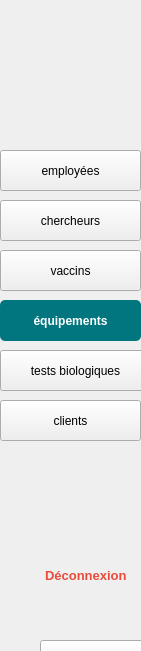
   <widget class="QWidget" name="sidebare" native="true">
    <property name="geometry">
     <rect>
      <x>10</x>
      <y>-9</y>
      <width>141</width>
      <height>651</height>
     </rect>
    </property>
    <property name="styleSheet">
     <string notr="true">#sidebare {
    background-color: #2C3E50; /* Couleur bleu foncé */
    border-right: 2px solid #1A252F;
}QPushButton:hover {
    background-color: #1ABC9C; /* Vert */
}

QPushButton:checked {
    background-color: #16A085; /* Vert foncé */
}

/* Spécifique au bouton &quot;Équipement&quot; */
QPushButton#btnEquipement {
    background-color: white;  /* Couleur de fond blanche */
    color: #34495E;  /* Texte bleu foncé */
}

QPushButton#btnEquipement:hover {
    background-color: #1ABC9C; /* Vert */
    color: white;  /* Texte blanc */
}

QPushButton#btnEquipement:checked {
    background-color: #16A085; /* Vert foncé */
    color: white;  /* Texte blanc */
}
</string>
    </property>
    <widget class="QLabel" name="logo">
     <property name="geometry">
      <rect>
       <x>20</x>
       <y>20</y>
       <width>111</width>
       <height>111</height>
      </rect>
     </property>
     <property name="text">
      <string/>
     </property>
     <property name="pixmap">
      <pixmap>../application/logo1.png</pixmap>
     </property>
    </widget>
    <widget class="QPushButton" name="emp1">
     <property name="geometry">
      <rect>
       <x>0</x>
       <y>150</y>
       <width>141</width>
       <height>41</height>
      </rect>
     </property>
     <property name="text">
      <string>employées</string>
     </property>
     <property name="icon">
      <iconset>
       <normaloff>empe.png</normaloff>empe.png</iconset>
     </property>
    </widget>
    <widget class="QPushButton" name="ChercheurButton">
     <property name="geometry">
      <rect>
       <x>0</x>
       <y>200</y>
       <width>141</width>
       <height>41</height>
      </rect>
     </property>
     <property name="text">
      <string>chercheurs</string>
     </property>
     <property name="icon">
      <iconset>
       <normaloff>cher.png</normaloff>cher.png</iconset>
     </property>
    </widget>
    <widget class="QPushButton" name="vac">
     <property name="geometry">
      <rect>
       <x>0</x>
       <y>250</y>
       <width>141</width>
       <height>41</height>
      </rect>
     </property>
     <property name="text">
      <string>vaccins</string>
     </property>
     <property name="icon">
      <iconset>
       <normaloff>vaccin.png</normaloff>vaccin.png</iconset>
     </property>
     <property name="iconSize">
      <size>
       <width>20</width>
       <height>20</height>
      </size>
     </property>
    </widget>
    <widget class="QPushButton" name="eq">
     <property name="geometry">
      <rect>
       <x>0</x>
       <y>300</y>
       <width>141</width>
       <height>41</height>
      </rect>
     </property>
     <property name="styleSheet">
      <string notr="true">QPushButton {
    background-color: #02767F;  /* Vert foncé */
    color: white;               /* Texte en blanc */
    border-radius: 5px;         /* Bords arrondis */
    padding: 10px;              /* Espacement interne */
    font-weight: bold;          /* Texte en gras */
    border: none;               /* Supprimer la bordure */
}

QPushButton:hover {
    background-color: #247361;  /* Vert plus foncé au survol */
}</string>
     </property>
     <property name="text">
      <string>équipements</string>
     </property>
     <property name="icon">
      <iconset>
       <normaloff>equipement.png</normaloff>equipement.png</iconset>
     </property>
    </widget>
    <widget class="QPushButton" name="client">
     <property name="geometry">
      <rect>
       <x>0</x>
       <y>400</y>
       <width>141</width>
       <height>41</height>
      </rect>
     </property>
     <property name="text">
      <string>clients</string>
     </property>
     <property name="icon">
      <iconset>
       <normaloff>client.png</normaloff>client.png</iconset>
     </property>
    </widget>
    <widget class="QPushButton" name="test">
     <property name="geometry">
      <rect>
       <x>0</x>
       <y>350</y>
       <width>151</width>
       <height>41</height>
      </rect>
     </property>
     <property name="text">
      <string>tests biologiques</string>
     </property>
     <property name="icon">
      <iconset>
       <normaloff>teste.png</normaloff>teste.png</iconset>
     </property>
    </widget>
    <widget class="QPushButton" name="pushButton_8">
     <property name="geometry">
      <rect>
       <x>30</x>
       <y>560</y>
       <width>111</width>
       <height>31</height>
      </rect>
     </property>
     <property name="styleSheet">
      <string notr="true">QPushButton#pushButton_8 {
    background-color: transparent;
    color: #E74C3C;  /* Rouge */
    font-size: 13px;
    font-weight: bold;
    border: none;
    padding: 8px 15px;
    text-align: left;
}

QPushButton#pushButton_8:hover {
    color: #C0392B;  /* Rouge foncé au survol */
}

QPushButton#pushButton_8:pressed {
    color: #A93226;  /* Encore plus foncé au clic */
}

/* Ajouter une icône à gauche du texte */
QPushButton#pushButton_8::before {
    content: &quot;⏻ &quot;;  /* Icône de mise hors tension */
    font-size: 18px;
    margin-right: 8px;
}
</string>
     </property>
     <property name="text">
      <string>Déconnexion</string>
     </property>
    </widget>
    <widget class="QLabel" name="logout">
     <property name="geometry">
      <rect>
       <x>10</x>
       <y>560</y>
       <width>31</width>
       <height>31</height>
      </rect>
     </property>
     <property name="text">
      <string/>
     </property>
     <property name="pixmap">
      <pixmap>../application/logout.png</pixmap>
     </property>
    </widget>
    <widget class="QPushButton" name="vac_2">
     <property name="geometry">
      <rect>
       <x>40</x>
       <y>640</y>
       <width>141</width>
       <height>41</height>
      </rect>
     </property>
     <property name="text">
      <string>vaccins</string>
     </property>
     <property name="icon">
      <iconset>
       <normaloff>vaccin.png</normaloff>vaccin.png</iconset>
     </property>
     <property name="iconSize">
      <size>
       <width>20</width>
       <height>20</height>
      </size>
     </property>
    </widget>
    <widget class="QPushButton" name="test_2">
     <property name="geometry">
      <rect>
       <x>40</x>
       <y>740</y>
       <width>151</width>
       <height>41</height>
      </rect>
     </property>
     <property name="text">
      <string>tests biologiques</string>
     </property>
     <property name="icon">
      <iconset>
       <normaloff>teste.png</normaloff>teste.png</iconset>
     </property>
    </widget>
    <widget class="QPushButton" name="client_2">
     <property name="geometry">
      <rect>
       <x>40</x>
       <y>790</y>
       <width>141</width>
       <height>41</height>
      </rect>
     </property>
     <property name="text">
      <string>clients</string>
     </property>
     <property name="icon">
      <iconset>
       <normaloff>client.png</normaloff>client.png</iconset>
     </property>
    </widget>
    <widget class="QPushButton" name="pushButton_9">
     <property name="geometry">
      <rect>
       <x>70</x>
       <y>950</y>
       <width>111</width>
       <height>31</height>
      </rect>
     </property>
     <property name="styleSheet">
      <string notr="true">QPushButton#pushButton_8 {
    background-color: transparent;
    color: #E74C3C;  /* Rouge */
    font-size: 13px;
    font-weight: bold;
    border: none;
    padding: 8px 15px;
    text-align: left;
}

QPushButton#pushButton_8:hover {
    color: #C0392B;  /* Rouge foncé au survol */
}

QPushButton#pushButton_8:pressed {
    color: #A93226;  /* Encore plus foncé au clic */
}

/* Ajouter une icône à gauche du texte */
QPushButton#pushButton_8::before {
    content: &quot;⏻ &quot;;  /* Icône de mise hors tension */
    font-size: 18px;
    margin-right: 8px;
}
</string>
     </property>
     <property name="text">
      <string>Déconnexion</string>
     </property>
    </widget>
    <widget class="QPushButton" name="eq_2">
     <property name="geometry">
      <rect>
       <x>40</x>
       <y>690</y>
       <width>141</width>
       <height>41</height>
      </rect>
     </property>
     <property name="styleSheet">
      <string notr="true">QPushButton {
    background-color: #02767F;  /* Vert foncé */
    color: white;               /* Texte en blanc */
    border-radius: 5px;         /* Bords arrondis */
    padding: 10px;              /* Espacement interne */
    font-weight: bold;          /* Texte en gras */
    border: none;               /* Supprimer la bordure */
}

QPushButton:hover {
    background-color: #247361;  /* Vert plus foncé au survol */
}</string>
     </property>
     <property name="text">
      <string>équipements</string>
     </property>
     <property name="icon">
      <iconset>
       <normaloff>equipement.png</normaloff>equipement.png</iconset>
     </property>
    </widget>
   </widget>
